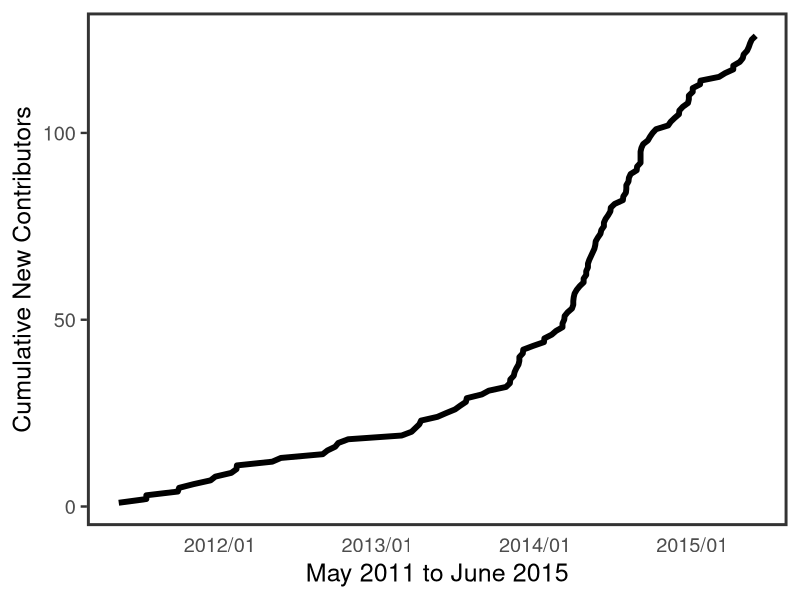

This figure's R source:
## cumulative contributors
library("plyr")
library("dplyr")
library("ggplot2")
library("reshape")
library("scales")

## if using time window, uncomment, and uncomment annotate() call below
# fromdate <- as.Date("2013-05-01")
# todate <- as.Date("2015-05-29")

## read in data
dat <- read.csv("data/github_commits.csv")[,-1]
dat$date <- as.Date(dat$date)
non_core_dat <- tbl_df(dat) %>%
  filter(!author %in% c("sckott", "karthik", "cboettig"))

## summarise
firstdates <- non_core_dat %>%
  select(-pkg) %>%
  group_by(author) %>%
  arrange(date) %>%
  filter(rank(date, ties.method = "first") == 1) %>%
  ungroup() %>%
  mutate(count = 1) %>%
  arrange(date) %>%
  mutate(cumsum = cumsum(count))

## plot
ggplot(firstdates, aes(date, cumsum)) +
  geom_line(size = 2) +
  theme_bw(base_size = 18) +
  theme(panel.grid.major = element_blank(),
        panel.grid.minor = element_blank(),
        legend.position = "none",
        axis.ticks.x = element_blank(),
        panel.border = element_rect(size = 2)) +
  # annotate("rect", xmin = fromdate, xmax = todate, ymin = 0, ymax = Inf, alpha = 0.2, fill = "blue") +
  scale_x_date(labels = date_format("%Y/%m")) +
  labs(x = 'May 2011 to June 2015', y = 'Cumulative New Contributors')
